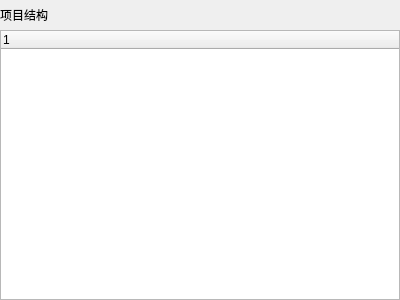
<?xml version="1.0" encoding="UTF-8"?>
<ui version="4.0">
 <class>ProTree</class>
 <widget class="QDialog" name="ProTree">
  <property name="geometry">
   <rect>
    <x>0</x>
    <y>0</y>
    <width>400</width>
    <height>300</height>
   </rect>
  </property>
  <property name="windowTitle">
   <string>Dialog</string>
  </property>
  <layout class="QVBoxLayout" name="verticalLayout" stretch="1,9">
   <property name="spacing">
    <number>0</number>
   </property>
   <property name="leftMargin">
    <number>0</number>
   </property>
   <property name="topMargin">
    <number>0</number>
   </property>
   <property name="rightMargin">
    <number>0</number>
   </property>
   <property name="bottomMargin">
    <number>0</number>
   </property>
   <item>
    <widget class="QLabel" name="label">
     <property name="text">
      <string>项目结构</string>
     </property>
    </widget>
   </item>
   <item>
    <widget class="ProTreeWidget" name="treeWidget">
     <column>
      <property name="text">
       <string notr="true">1</string>
      </property>
     </column>
    </widget>
   </item>
  </layout>
 </widget>
 <customwidgets>
  <customwidget>
   <class>ProTreeWidget</class>
   <extends>QTreeWidget</extends>
   <header>protreewidget.h</header>
  </customwidget>
 </customwidgets>
 <resources/>
 <connections/>
</ui>
